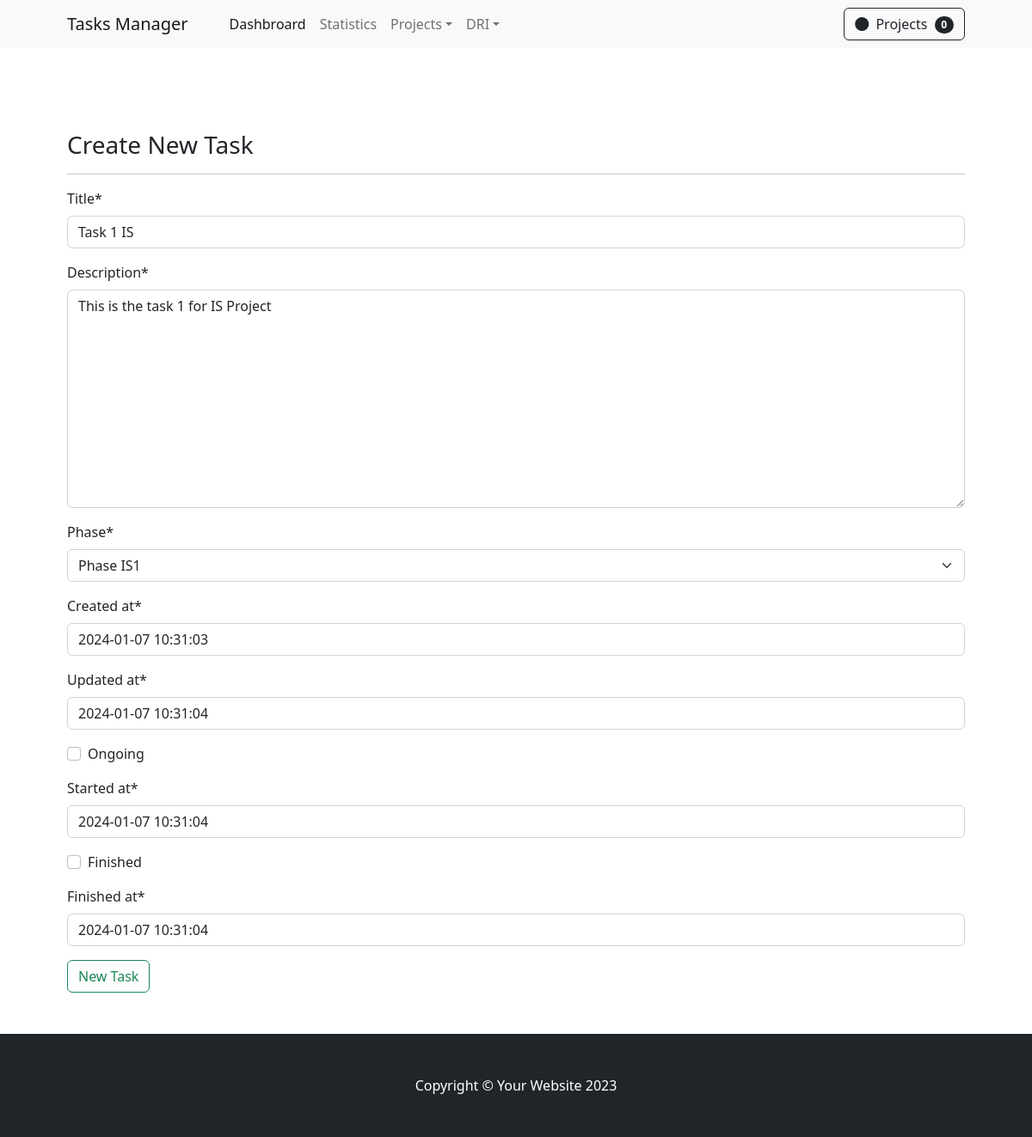
/tasks/1/update/, run on the app's committed database.
### apps/backend/models.py (models this page shows, shortened)
class Task(models.Model):
    title           = models.CharField(max_length=100)
    description     = models.TextField(blank=False)
    phase           = models.ForeignKey(Phase, on_delete=models.CASCADE, related_name='tasks')
    created_at      = models.DateTimeField(default=datetime.now)
    updated_at      = models.DateTimeField(default=datetime.now)
    ongoing         = models.BooleanField(default=False)
    started_at      = models.DateTimeField(default=datetime.now)
    finished        = models.BooleanField(default=False)
    finished_at     = models.DateTimeField(default=datetime.now)

class Phase(models.Model):
    title           = models.CharField(max_length=150)
    description     = models.TextField(blank=False)
    project         = models.ForeignKey(Project, on_delete=models.CASCADE, related_name='phases')
    def __str__(self) -> str:
        return self.title

### apps/backend/views/tasks.py (the view)
# urls.py: path('tasks/<int:pk>/update/', view=TaskUpdateView.as_view(), name='task-update'),
class TaskUpdateView(UpdateView):
    model           =   Task
    template_name   =   'tasks/task_create.html'
    fields          =   '__all__'
    success_url     =   reverse_lazy('project-list')

### apps/backend/templates/tasks/task_create.html (shortened to what this page needs)
{% extends '_base.html' %}
{% load crispy_forms_tags %}
{% load static %}
{% block content %}
    <section class="py-5">
        <div class="container px-4 px-lg-5 mt-5">
            <h3> Create New Task </h3>
            <hr>
            <form method="POST">
                {{form|crispy}}
                <input class="btn btn-outline-success" type="submit" value="New Task">
            </form>
        </div>
    </section>
{% endblock %}

### data on the page
Task: title "Task 1 IS", description "This is the task 1 for IS Project", phase "Phase IS1", created_at "2024-01-07 10:31:03", updated_at "2024-01-07 10:31:04", started_at "2024-01-07 10:31:04", finished_at "2024-01-07 10:31:04"

### other printed values
{{ object_list|length }} "0"
